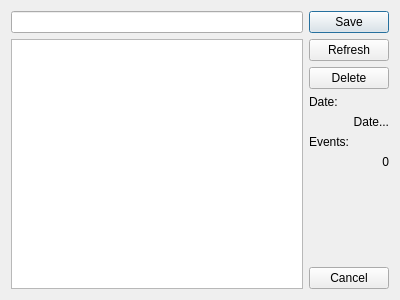
<?xml version="1.0" encoding="UTF-8"?>
<ui version="4.0">
 <class>SaveManager</class>
 <widget class="QDialog" name="SaveManager">
  <property name="geometry">
   <rect>
    <x>0</x>
    <y>0</y>
    <width>400</width>
    <height>300</height>
   </rect>
  </property>
  <property name="windowTitle">
   <string>Dialog</string>
  </property>
  <layout class="QVBoxLayout" name="verticalLayout">
   <item>
    <layout class="QHBoxLayout" name="horizontalLayout">
     <item>
      <layout class="QVBoxLayout" name="verticalLayout_2">
       <item>
        <widget class="QLineEdit" name="text_field"/>
       </item>
       <item>
        <widget class="QListWidget" name="save_list">
         <property name="selectionBehavior">
          <enum>QAbstractItemView::SelectItems</enum>
         </property>
        </widget>
       </item>
      </layout>
     </item>
     <item>
      <layout class="QVBoxLayout" name="verticalLayout_3">
       <item>
        <widget class="QPushButton" name="button_action">
         <property name="text">
          <string>Save</string>
         </property>
        </widget>
       </item>
       <item>
        <widget class="QPushButton" name="button_refresh">
         <property name="text">
          <string>Refresh</string>
         </property>
        </widget>
       </item>
       <item>
        <widget class="QPushButton" name="button_delete">
         <property name="text">
          <string>Delete</string>
         </property>
        </widget>
       </item>
       <item>
        <widget class="QLabel" name="preview_date_header">
         <property name="text">
          <string>Date:</string>
         </property>
        </widget>
       </item>
       <item>
        <widget class="QLabel" name="preview_date">
         <property name="text">
          <string>Date...</string>
         </property>
         <property name="alignment">
          <set>Qt::AlignRight|Qt::AlignTrailing|Qt::AlignVCenter</set>
         </property>
        </widget>
       </item>
       <item>
        <widget class="QLabel" name="preview_event_header">
         <property name="text">
          <string>Events:</string>
         </property>
        </widget>
       </item>
       <item>
        <widget class="QLabel" name="preview_events">
         <property name="text">
          <string>0</string>
         </property>
         <property name="alignment">
          <set>Qt::AlignRight|Qt::AlignTrailing|Qt::AlignVCenter</set>
         </property>
        </widget>
       </item>
       <item>
        <spacer name="verticalSpacer">
         <property name="orientation">
          <enum>Qt::Vertical</enum>
         </property>
         <property name="sizeHint" stdset="0">
          <size>
           <width>20</width>
           <height>40</height>
          </size>
         </property>
        </spacer>
       </item>
       <item>
        <widget class="QPushButton" name="button_cancel">
         <property name="text">
          <string>Cancel</string>
         </property>
        </widget>
       </item>
      </layout>
     </item>
    </layout>
   </item>
  </layout>
 </widget>
 <resources/>
 <connections/>
</ui>
